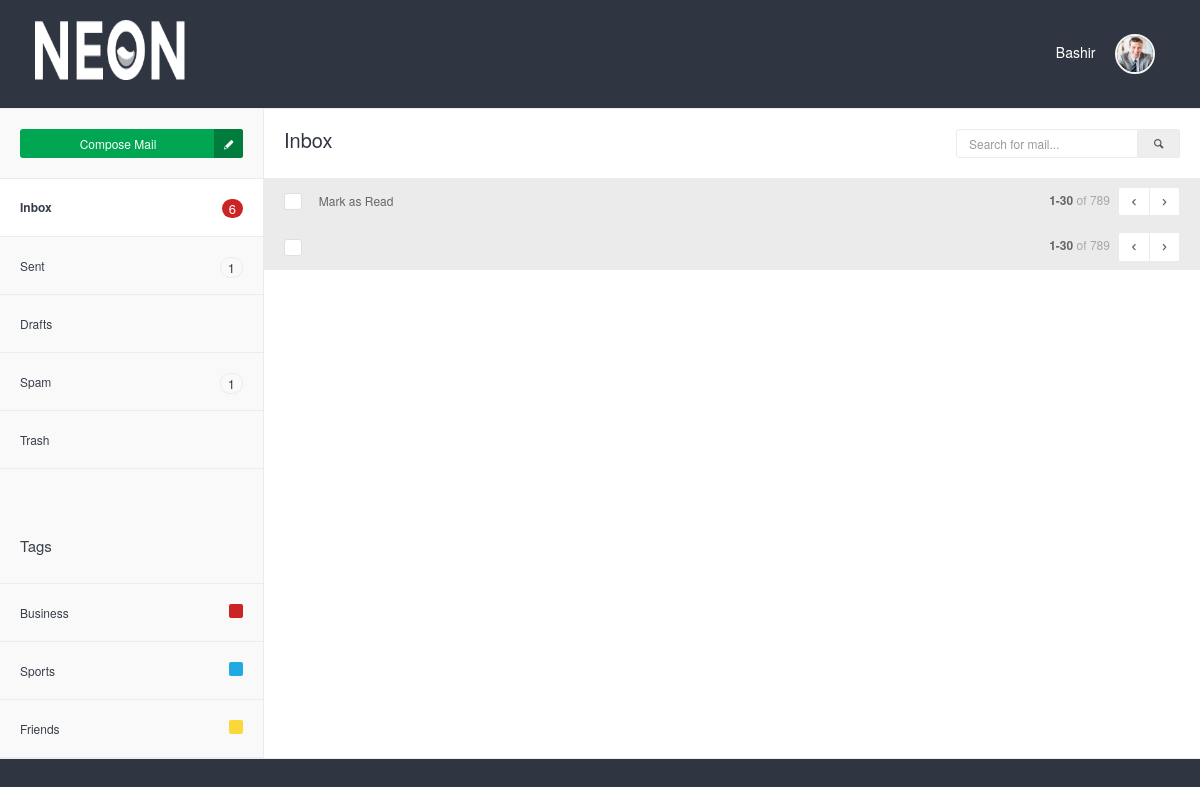
Before: /inbox.php (signed in) with the older database file.
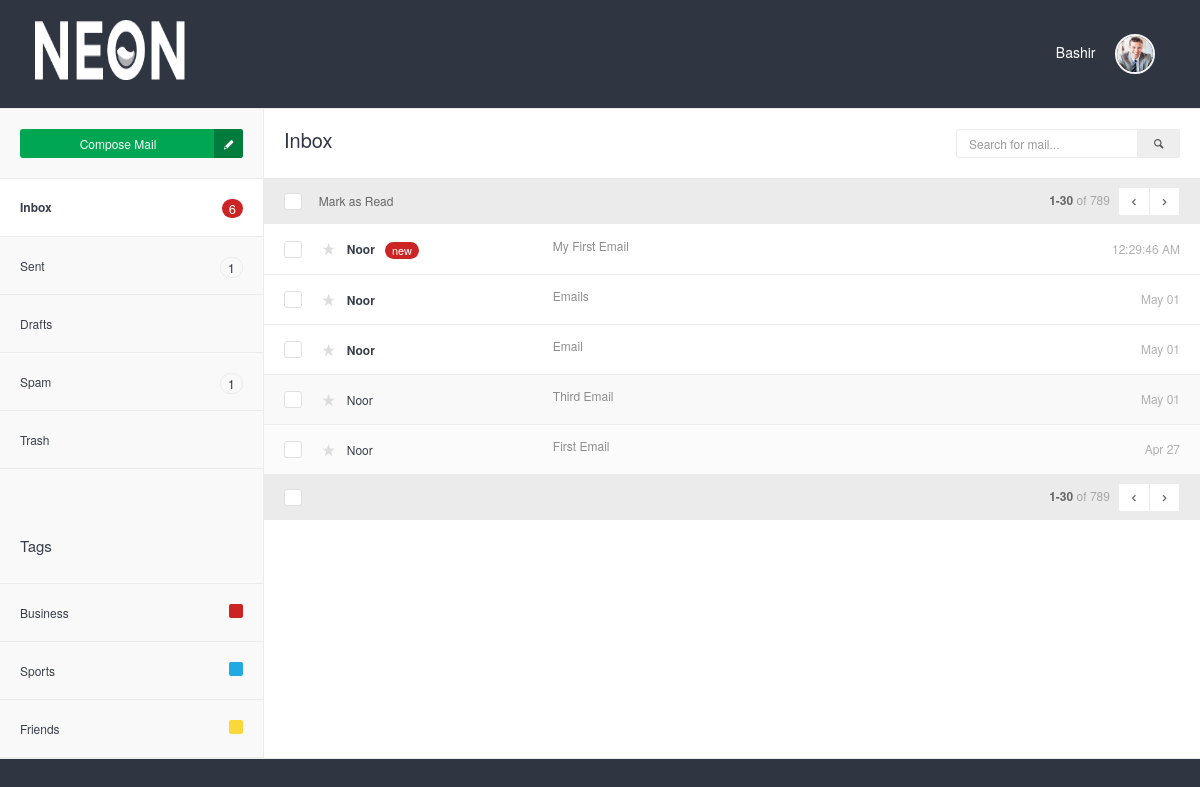
After: the same page with the newer database file.
### tables this page shows
CREATE TABLE `user` (
  `id` int(11) NOT NULL,
  `username` varchar(250) NOT NULL,
  `email` varchar(250) NOT NULL,
  `full_name` varchar(250) NOT NULL,
  `phone` varchar(250) NOT NULL,
  `password` varchar(250) NOT NULL
);

CREATE TABLE `emails` (
  `id` int(11) NOT NULL,
  `senderID` int(11) NOT NULL,
  `senderEmail` varchar(250) NOT NULL,
  `emailSubject` mediumtext NOT NULL,
  `emailBody` longtext NOT NULL,
  `receiverID` int(11) NOT NULL,
  `receiverEmail` varchar(250) NOT NULL,
  `date` varchar(50) NOT NULL DEFAULT current_timestamp(),
  `time` varchar(50) NOT NULL,
  `read_status` int(1) NOT NULL DEFAULT 0,
  `favorite` int(1) NOT NULL DEFAULT 0
);

### support/session.php (called while the page is built, shortened)
<?php
include 'connection.php';
if(isset($_SESSION['login_user'])){
    $login_user= $_SESSION['login_user'];
    $query = "SELECT  * from user where email = '$login_user'" ;
    $result = mysqli_query($con, $query);
    $row = mysqli_fetch_assoc($result);
    $userEmail = $row['email'];
    $fullName = $row['full_name'];
}else{
    header('Location: index.php');
}
?>

### support/inbox_action.php (called while the page is built)
<?php
include 'connection.php';
$select = "SELECT * FROM `emails` where `receiverEmail` = '$userEmail' ORDER BY `date` DESC, `time` DESC";
$result = mysqli_query($con, $select);
?>

### inbox.php (the view, shortened to what this page needs)
<?php
include('support/connection.php');
include('support/session.php');
include('support/inbox_action.php');
?>
<!DOCTYPE html>
<html lang="en">
    <head>
        <link rel="stylesheet" href="assets/js/jquery-ui/css/no-theme/jquery-ui-1.10.3.custom.min.css" id="style-resource-1">
        <link rel="stylesheet" href="assets/css/font-icons/entypo/css/entypo.css" id="style-resource-2">
        <link rel="stylesheet" href="assets/css/bootstrap.css" id="style-resource-4">
        <link rel="stylesheet" href="assets/css/neon-core.css" id="style-resource-5">
        <link rel="stylesheet" href="assets/css/neon-theme.css" id="style-resource-6">
        <link rel="stylesheet" href="assets/css/neon-forms.css" id="style-resource-7">
        <link rel="stylesheet" href="assets/css/custom.css" id="style-resource-8">
    </head>
    <body class="page-body" data-url="https://demo.neontheme.com">
        <div class="page-container">
            <div class="main-content" style="background-color: #303641" >
                <?php include ('topbar.php') ?>
                <div class="mail-env" style="background-color: white">
                    <div class="mail-body"> <div class="mail-header">
                        <h3 class="mail-title">Inbox </h3>
                        <form method="get" role="form" class="mail-search">
                            <div class="input-group"> <input type="text" class="form-control" name="s" placeholder="Search for mail..." />
                                <div class="input-group-addon"> <i class="entypo-search"></i> </div>
                            </div>
                        </form>
                    </div>
                    <table class="table mail-table">
                        <thead>
                            <tr>
                                <th width="5%"> <div class="checkbox checkbox-replace"> <input type="checkbox" /> </div> </th>
                                <th colspan="4"> <div class="mail-select-options">Mark as Read</div> <div class="mail-pagination" colspan="2"> <strong>1-30</strong> <span>of 789</span> <div class="btn-group"> <a href="#" class="btn btn-sm btn-white"><i class="entypo-left-open"></i></a> <a href="#" class="btn btn-sm btn-white"><i class="entypo-right-open"></i></a> </div> </div> </th>
                            </tr>
                        </thead>
                        <tbody>
                            <?php
                                 while($row = $result->fetch_assoc()){
                                    $date = $row['date'];
                                    $time = $row['time'];
                                    $favorite = $row['favorite'];
                                    $readStatus = $row['read_status'];
                                    $senderEmail = $row['senderEmail'];
                                    $emailSubject = $row['emailSubject'];
                                    $timezone = new DateTime("now", new DateTimeZone('Asia/Karachi') );
                                    $current_date =  $timezone->format('M d');
                                    if($current_date == $date) {
                                        $datetime = $time;
                                    }else{
                                        $datetime = $date;
                                    }
                                    $sql_ = "SELECT `full_name` FROM `user` WHERE email = '$senderEmail'";
                                    $result_ = mysqli_query($con, $sql_);
                                    $r = mysqli_fetch_assoc($result_);
                                    $sendName = $r['full_name'];
                            ?>
                                <tr <?php if($readStatus == 0){ ?> class="unread" <?php } ?> >
                                    <td> <div class="checkbox checkbox-replace"> <input type="checkbox" /> </div> </td>
                                    <td class="col-name">
                                        <a href="#" class="star <?php if($favorite == 1){ ?> stared <?php } ?> "> <i class="entypo-star"></i> </a>
                                        <a href="message.php" class="col-name"><?php echo $sendName; ?> &nbsp;
                                            <?php if($readStatus == 0 && $current_date == $date){  ?>
                                                <span class="badge badge-danger">new</span>
                                            <?php } ?>
                                        </a>
                                    </td>
                                    <td class="col-subject"> <a href="message.php"><?php echo $emailSubject; ?></a> </td>
                                    <td class="col-time"><?php echo $datetime; ?></td>
                                </tr>
                            <?php } ?>
                        </tbody>
                        <tfoot>
                            <tr>
                                <th width="5%"> <div class="checkbox checkbox-replace"> <input type="checkbox" /> </div> </th>
                                <th colspan="4">
                                    <div class="mail-pagination" colspan="2">
                                        <strong>1-30</strong> <span>of 789</span>
                                        <div class="btn-group">
                                            <a href="#" class="btn btn-sm btn-white"><i class="entypo-left-open"></i></a>
                                            <a href="#" class="btn btn-sm btn-white"><i class="entypo-right-open"></i></a>
                                        </div>
                                    </div>
                                </th>
                            </tr>
                        </tfoot>
                    </table>
                </div>
                <?php include ('sidebar.php') ?>
            </div>
            <hr/>
        </div>
    </body>
</html>

### topbar.php (shortened to what this page needs)
<div class="row">
    <div class="col-md-12 col-sm-12 clearfix">
        <div class="col-md-6 col-sm-6 col-xs-6 clearfix">
            <ul class="user-info pull-left pull-none-xsm" >
                <li>
                    <header class="logo-env">
                        <div class="logo">
                            <a href="inbox.php"> <img src="assets/images/logo%402x.png" width="150" height="60" alt="" /> </a>
                        </div>
                    </header>
                </li>
            </ul>
        </div>
        <div class="col-md-6 col-sm-6 col-xs-6 clearfix">
            <ul class="list-inline links-list pull-right">
                <li class="profile-info dropdown">
                    <a href="#" class="dropdown-toggle" data-toggle="dropdown" style="color: white">
                    <?php echo $fullName ?> &nbsp;&nbsp;&nbsp;  <img src="assets/images/thumb-1%402x.png" alt="" class="img-circle" width="40" />
                    </a>
                </li>
            </ul>
        </div>
    </div>
</div>

### sidebar.php
<div class="mail-sidebar">
    <div class="mail-sidebar-row hidden-xs">
        <a href="compose.php" class="btn btn-success btn-icon btn-block">Compose Mail<i class="entypo-pencil"></i> </a>
    </div>
    <ul class="mail-menu">
        <li class="active"> <a href="inbox.php"> <span class="badge badge-danger pull-right">6</span>Inbox</a> </li>
        <li> <a href="sendEmail.php"> <span class="badge badge-gray pull-right">1</span>Sent</a> </li>
        <li> <a href="drafts.php">Drafts</a> </li>
        <li> <a href="spam.php"> <span class="badge badge-gray pull-right">1</span>Spam</a> </li>
        <li> <a href="trashEmails.php">Trash</a> </li>
    </ul>
    <div class="mail-distancer"></div>
    <h4>Tags</h4>
    <ul class="mail-menu">
        <li> <a href="#"> <span class="badge badge-danger badge-roundless pull-right"></span>Business</a> </li>
        <li> <a href="#"> <span class="badge badge-info badge-roundless pull-right"></span>Sports</a> </li>
        <li> <a href="#"> <span class="badge badge-warning badge-roundless pull-right"></span>Friends</a> </li>
    </ul>
</div>

Changed rows visible on the page:
added emails: user.full_name "Noor", read_status "new", emailSubject "My First Email", time "12:29:46 AM"
added emails: user.full_name "Noor", emailSubject "Emails", date "May 01"
added emails: user.full_name "Noor", emailSubject "Email", date "May 01"
added emails: user.full_name "Noor", emailSubject "Third Email", date "May 01", read_status 1 (drawn)
added emails: user.full_name "Noor", emailSubject "First Email", date "Apr 27", read_status 1 (drawn)
